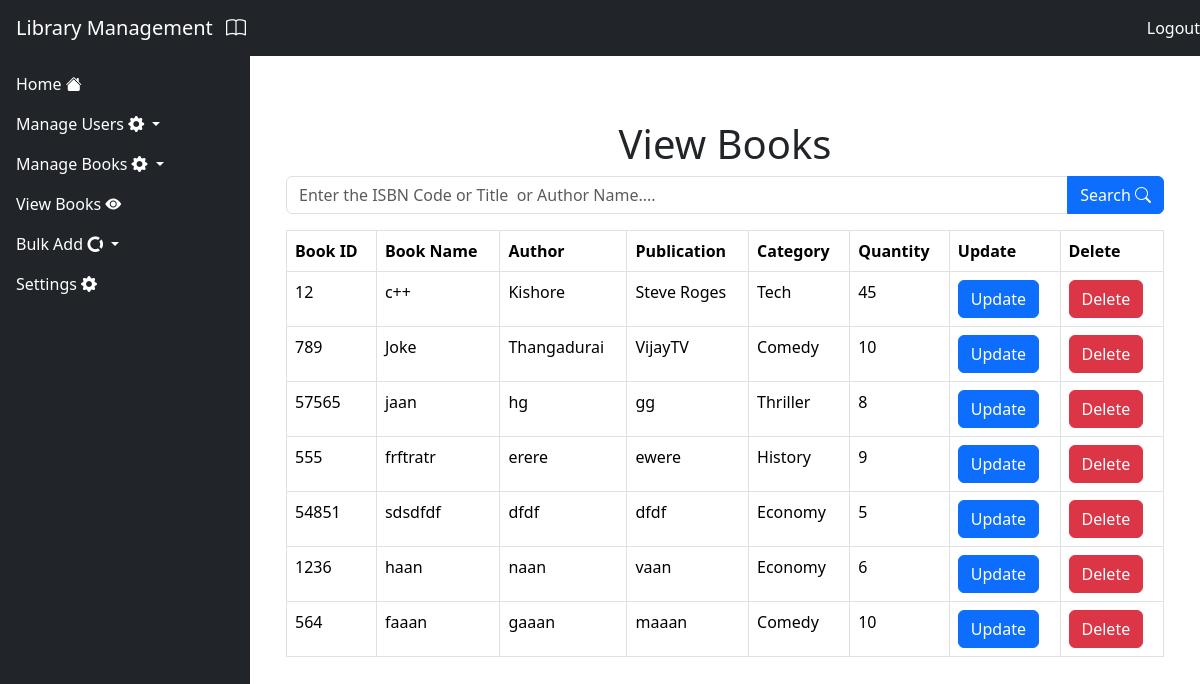
Before: /view_books/ (signed in) with the older database file.
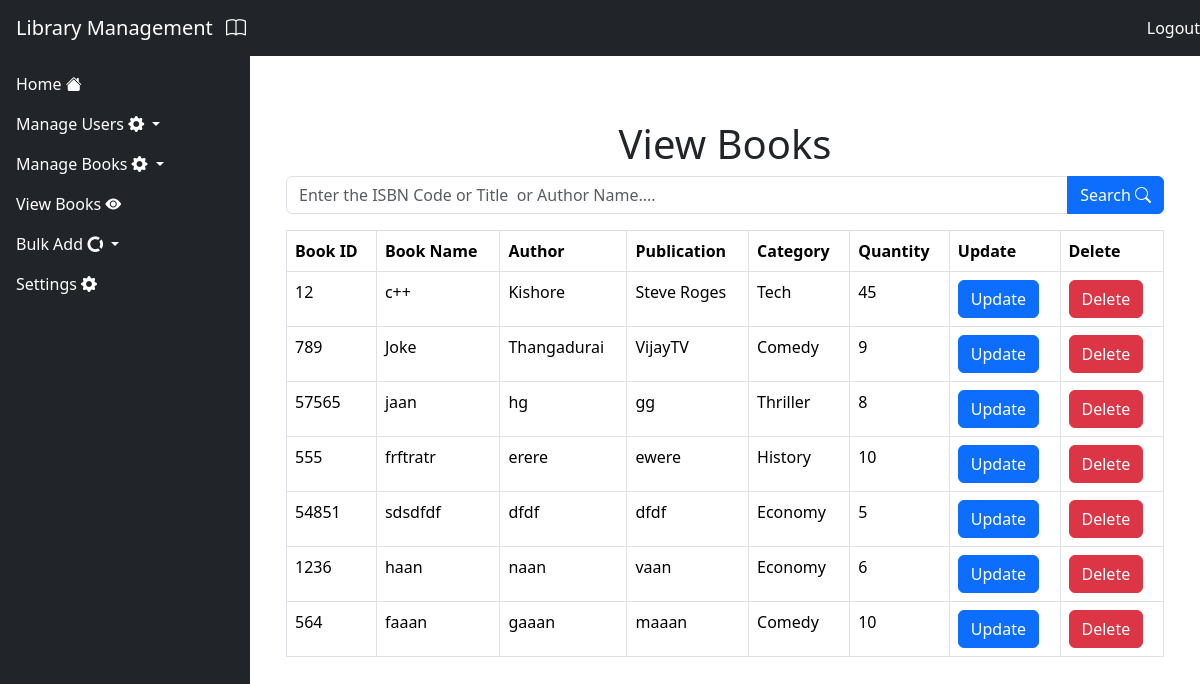
After: the same page with the newer database file.
### Library/models.py (models this page shows, shortened)
class Book(models.Model):
    title = models.CharField(max_length=200)
    author = models.CharField(max_length=100)
    publisher = models.CharField(max_length=100)
    quantity = models.IntegerField(default=0)
    categories = models.ManyToManyField(Category, related_name='books')
    availability_status = models.CharField(max_length=10, default="Available")
    isbn = models.CharField(max_length=20, blank=True, null=True)

### Library/views.py (the view)
# urls.py: path('view_books/', viewBooks, name='view_books'),
@login_required(login_url='login')
def  viewBooks(request):
    books = Book.objects.all()
    categories = Category.objects.all()
    return render(request, 'view_books.html', {'books': books, 'categories': categories})

### Library/templates/view_books.html (shortened to what the changed rows need)
{% extends 'base.html' %}
{% block content %}
<div class="container mt-5">
    <h1 class="text-center">View Books</h1>
<table class="table table-bordered">
    <thead>
        <tr>
            <th>Book ID</th>
            <th>Book Name</th>
            <th>Author</th>
            <th>Publication</th>
            <th>Category</th>
            <th>Quantity</th>
            <th>Update</th>
            <th>Delete</th>
        </tr>
    </thead>
    <tbody>
        {%if searched_book%}
        <tr>
            <td>{{ searched_book.isbn }}</td>
            <td>{{ searched_book.title }}</td>
            <td>{{ searched_book.author }}</td>
            <td>{{ searched_book.publisher }}</td>
            <td>
                {% if searched_book.categories %}
                    {% for category in searched_book.categories.all %}
                        {{ category.name }} {% if not forloop.last %}, {% endif %}
                    {% endfor %}
                {% else %}
                    No Categories
                {% endif %}
            </td>
            <td>{{ searched_book.quantity }}</td>
            <td><button class="btn btn-primary" data-bs-toggle="modal" data-bs-target="#editBookModal{{ searched_book.id }}">Update</button></td>
            <td><a href="{%url 'delete_book' searched_book.id%}" class="btn btn-danger">Delete</a></td>
        </tr>
        <div class="modal" id="editBookModal{{ searched_book.id }}" aria-hidden="true">
            <div class="modal-dialog">
                    <div class="modal-content">
                        <div class="modal-header">
                            <h1 class="modal-title">Edit Book</h1>
                            <button type="button" class="btn-close" data-bs-dismiss="modal" aria-label="Close"></button>
                        </div>
                        <div class="modal-body">
                            <form method="post" action="{% url 'update_book' searched_book.id %}">
                                {% csrf_token %}
                                <div class="mb-3">
                                    <label for="editTitle" class="col-form-label">Title:</label>
                                    <input type="text" class="form-control" id="editTitle" name="title" value="{{ searched_book.title }}">
                                </div>
                                <div class="mb-3">
                                    <label for="editAuthor" class="col-form-label">Author:</label>
                                    <input type="text" class="form-control" id="editAuthor" name="author" value="{{ searched_book.author }}">
                                </div>
                                <div class="mb-3">
                                    <label for="editPublisher" class="col-form-label">Publisher:</label>
                                    <input type="text" class="form-control" id="editPublisher" name="publisher" value="{{ searched_book.publisher }}">
                                </div>
                                <div class="mb-3">
                                    <label for="editISBN" class="col-form-label">ISBN:</label>
                                    <input type="text" class="form-control" id="editISBN" name="isbn" value="{{searched_book.isbn}}" >
                                    <div class="modal-footer">
                                </div>
                                <div class="mb-3">
                                    <label for="editQuantity" class="col-form-label">Quantity:</label>
                                    <input type="text" class="form-control" id="editQuantity" name="quantity" value="{{ searched_book.quantity }}">
                                </div>
                                    <button type="button" class="btn btn-secondary" data-bs-dismiss="modal">Close</button>
                                    <button class="btn btn-primary" type="submit">Confirm</button>
                                </div>
                            </form>
                        </div>
                </div>
            </div>
        </div>
        {% elif books%}
        {% for book in books %}
        <tr>
            <td>{{ book.isbn }}</td>
            <td>{{ book.title }}</td>
            <td>{{ book.author }}</td>
            <td>{{ book.publisher }}</td>
            <td>
                {% if book.categories %}
                    {% for category in book.categories.all %}
                        {{ category.name }} {% if not forloop.last %}, {% endif %}
                    {% endfor %}
                {% else %}
                    No Categories
                {% endif %}
            </td>
            <td>{{ book.quantity }}</td>
            <td><button class="btn btn-primary" data-bs-toggle="modal" data-bs-target="#editBookModal{{ book.id }}">Update</button></td>
            <td><a href="{%url 'delete_book' book.id%}" class="btn btn-danger">Delete</a></td>
        </tr>
        {% endfor %}
        {% else %}
        <tr>
            <td colspan="8" class="text-center">No books found.</td>
        </tr>
        {% endif %}
    </tbody>
</table>
</div>
{% endblock %}

Changed rows visible on the page:
changed Book "Joke": quantity "10" → "9"
changed Book "frftratr": quantity "9" → "10"
